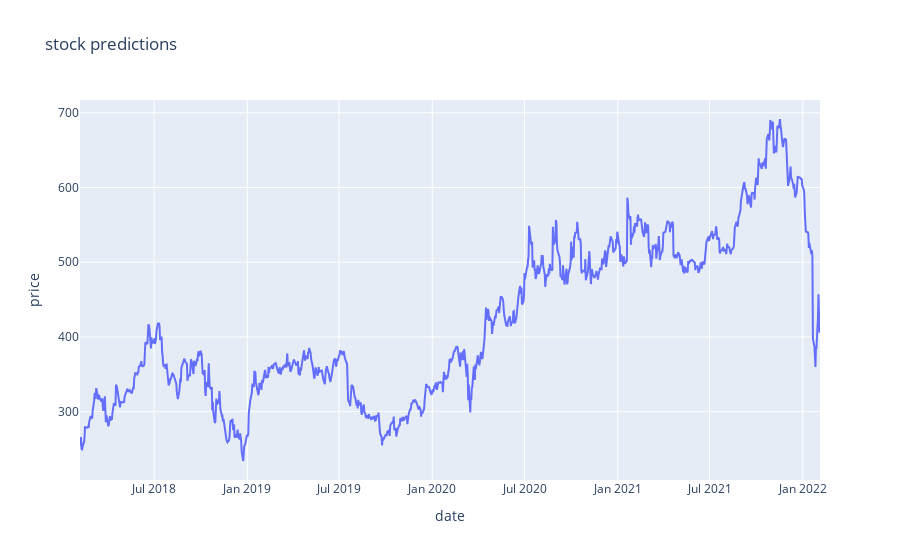

Here is the notebook cell this chart was saved with:
### Code cell
layout=go.Layout(title='stock predictions',
                 xaxis=dict(title='date'),
                 yaxis=dict(title='price'))



stockdata = [{'x':data['Date'],'y':data['Close']}]

plot=go.Figure(data=stockdata,layout=layout)

iplot(plot)

### Figure 1 — Plotly figure (JSON) as saved in the notebook; plotly's stock layout.template omitted (floating-point values rounded to 4 significant figures; data arrays with more than 128 entries replaced by an {"elided": "..."} marker saying what was removed)
{"data": [{"type": "scatter", "x": {"elided": "1009 str values"}, "y": {"elided": "1009 float values"}}], "layout": {"title": {"text": "stock predictions"}, "xaxis": {"title": {"text": "date"}}, "yaxis": {"title": {"text": "price"}}}}
